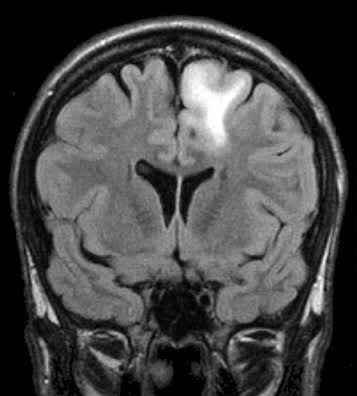
#> input picture Brain Tumor Classification (MRI)/Content/Testing/glioma_tumor/image(15).jpg, 357 x 396 px, found by its file name; its folder holds only this picture in this run
$ jupyter execute --allow-errors 'Brain Tumor Classification (MRI).ipynb'   (shell and % lines are left out)
#> lines starting #> are read from the running program, lines starting #| are printed output that depends on the picture; after the words box and inside, x2 and y2 are one past the last pixel; in counts of white or black regions, pixels touching at a corner belong together
[cell 1]
import matplotlib.pyplot as plt
import cv2
import os

from tensorflow.python.keras.utils.version_utils import callbacks
from tensorflow.python.ops.ragged.ragged_util import repeat

[cell 2]
DATA_DIR = os.path.join(os.getcwd(), "Content")
CATEGORIES = ["glioma_tumor","meningioma_tumor","no_tumor","pituitary_tumor"]
TRAINING_DIR = os.path.join(DATA_DIR, "Training")
TESTING_DIR = os.path.join(DATA_DIR, "Testing")
TRAINING_CLAHE_DIR = os.path.join(DATA_DIR, "Training_clahe")
TESTING_CLAHE_DIR = os.path.join(DATA_DIR, "Testing_clahe")
TRAINING_EDGE_DIR = os.path.join(DATA_DIR, "Training_edge")
TESTING_EDGE_DIR = os.path.join(DATA_DIR, "Testing_edge")

[cell 3]
# Preprocess images using CLAHE
def preprocess_image(image_path):
    image = cv2.imread(image_path)
#> image is the input picture: shape (396, 357, 3); min 0, max 255, mean 69.8
    if image is None:
        print(f"Failed to load image: {image_path}")
        return None
    gray_img = cv2.cvtColor(image, cv2.COLOR_BGR2GRAY)  # Convert to grayscale

    # Apply CLAHE
    clahe = cv2.createCLAHE(clipLimit=4.0, tileGridSize=(8, 8))
    clahe_img = clahe.apply(gray_img)
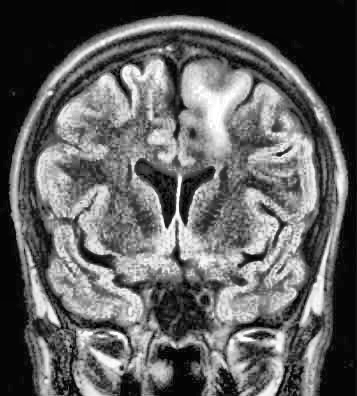
#> clahe_img: shape (396, 357); min 0, max 255, mean 98.4

    return clahe_img

# Preprocess the images of a directory
def process_images(input_dir, output_dir, process_func):
    if not os.path.exists(output_dir):
        os.makedirs(output_dir)

    for category in CATEGORIES:
        category_path = os.path.join(input_dir, category)
        if not os.path.exists(category_path):
            print(f"Category path does not exist: {category_path}")
            continue

        output_category_path = os.path.join(output_dir, category)
        if not os.path.exists(output_category_path):
            os.makedirs(output_category_path)

        for image_name in os.listdir(category_path):
            image_path = os.path.join(category_path, image_name)
            processed_image = process_func(image_path)
            if processed_image is not None:
                output_image_path = os.path.join(output_category_path, image_name)
                cv2.imwrite(output_image_path, processed_image)
#> pass 2 of the loop in process_images, `for category in CATEGORIES:`:
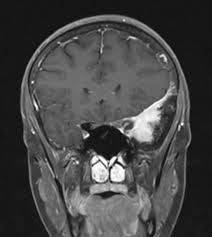
#> input picture Brain Tumor Classification (MRI)/Content/Testing/meningioma_tumor/image(102).jpg, 212 x 237 px, found by its file name
#> in preprocess_image, image is the input picture: shape (237, 212, 3); min 2, max 255, mean 71
#> gray_img: shape (237, 212)
#> clahe_img: shape (237, 212)
#> pass 2 of the loop in process_images, `for category in CATEGORIES:`:
#> pass 2 of the loop in display_images, `for category in CATEGORIES:`:
#> img: shape (237, 212)
#> in edge_detection, `blurred = cv2.GaussianBlur(img, (5, 5), 1.5)`:
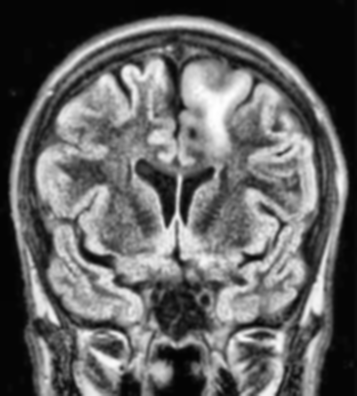
#> blurred: shape (396, 357); min 3, max 255, mean 98.4
#> in edge_detection, `edges = cv2.Canny(blurred, threshold1=100, threshold2=200)`:
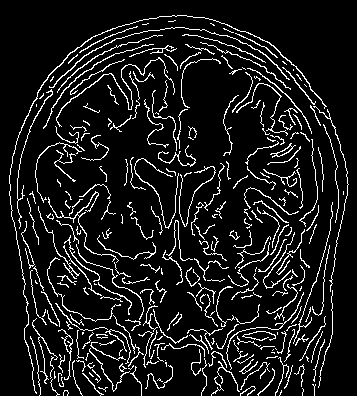
#> edges: shape (396, 357); 10% white in thin lines or dots
#> pass 2 of the loop in process_images, `for category in CATEGORIES:`:
#> in edge_detection (call 2), `blurred = cv2.GaussianBlur(img, (5, 5), 1.5)`:
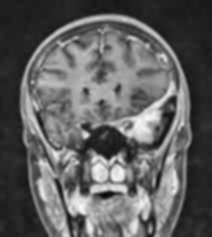
#> blurred: shape (237, 212); min 8, max 248, mean 96
#> in edge_detection (call 2), `edges = cv2.Canny(blurred, threshold1=100, threshold2=200)`:
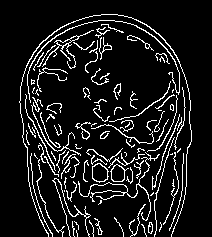
#> edges: shape (237, 212); 10.3% white in thin lines or dots, all inside (x1, y1, x2, y2) = (19, 14, 192, 237)
#> pass 2 of the loop in process_images, `for category in CATEGORIES:`:

# Display images
def display_images(input_dir):
    for category in CATEGORIES:
        category_path = os.path.join(input_dir, category)
        if not os.path.exists(category_path):
            continue

        images = os.listdir(category_path)
        plt.figure(figsize=(12, 12))
        for i in range(min(3, len(images))):
            plt.subplot(1, 3, i + 1)
            img = plt.imread(str(os.path.join(category_path, images[i])))
            plt.imshow(img)
        plt.show()
#> pass 2 of the loop in display_images, `for category in CATEGORIES:`:
#> img: shape (237, 212)

# Edge detection using Canny edge detector
def edge_detection(image_path):
    img = cv2.imread(image_path, cv2.IMREAD_GRAYSCALE)
    if img is None:
        return None

    blurred = cv2.GaussianBlur(img, (5, 5), 1.5)
    edges = cv2.Canny(blurred, threshold1=100, threshold2=200)
    return edges
